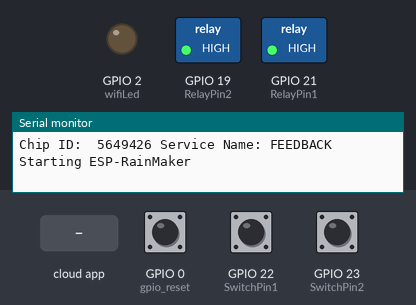
Bench run of a sketch on a simulated ESP32. On the bench: switched loads named in the sketch (green lamp = pin HIGH), output pins drawn as LEDs (lit = HIGH), the last lines printed to the serial monitor. The test bench sets the inputs (shaded band); at power-on: GPIO 0 (gpio_reset) HIGH, GPIO 22 (SwitchPin1) HIGH, GPIO 23 (SwitchPin2) HIGH. WiFi joins after 1.5 s; servers stay silent unless stated.

Above: at 1.2 s.
1.3 s: the phone or cloud app sets Relay1 to 0
At 2.7 s:
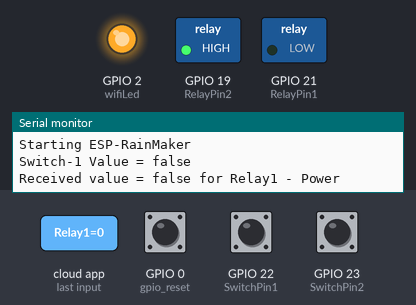
3.0 s: the phone or cloud app sets Relay2 to 1
At 4.2 s:
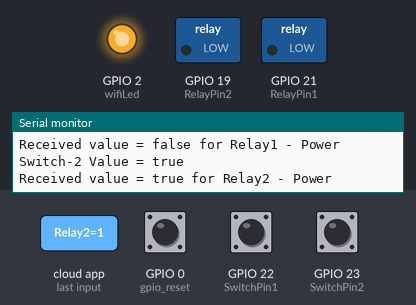
4.5 s: the phone or cloud app sets Relay1 to 1
At 5.4 s:
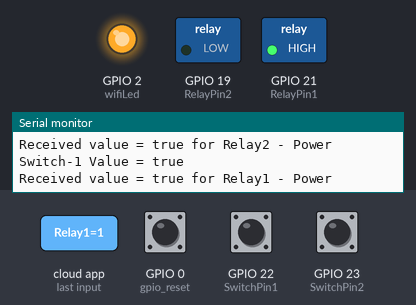
6.0 s: the phone or cloud app sets Relay2 to 0
At 6.7 s:
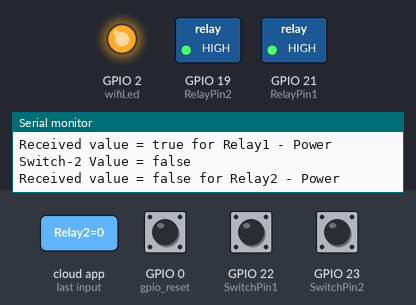
Timing chart, 0 to 9.0 s (numbered marks = the images above; inputs shaded):
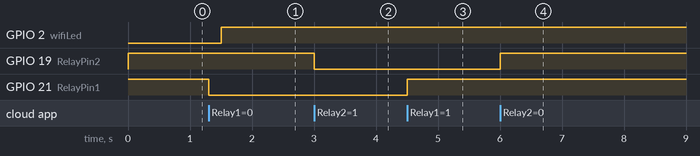

The sketch:

Feedback_2_channel.ino
```cpp
#include "RMaker.h"
#include "WiFi.h"
#include "WiFiProv.h"
#include <AceButton.h>

const char *service_name = "FEEDBACK";
const char *pop = "123456";

// define the Device Names
char deviceName_1[] = "Relay1";
char deviceName_2[] = "Relay2";

// define the GPIO connected with Relays and switches
static uint8_t RelayPin1 = 21;  //D21
static uint8_t SwitchPin1 = 22;  //D22

static uint8_t RelayPin2 = 19;  //D19
static uint8_t SwitchPin2 = 23;  //D23

static uint8_t wifiLed    = 2;   //D2
static uint8_t gpio_reset = 0;

/* Variable for reading pin status*/
bool toggleState_1 = HIGH; //Define integer to remember the toggle state for relay 1
bool toggleState_2 = HIGH; //Define integer to remember the toggle state for relay 2

// Relay State
bool switch_state_ch1 = HIGH; //control status of widget
bool switch_state_ch2 = HIGH; //control status of widget

using namespace ace_button;

//The framework provides some standard device types like switch, lightbulb, fan, temperature sensor.
static Switch my_switch1(deviceName_1, &RelayPin1);
static Switch my_switch2(deviceName_2, &RelayPin2);

ButtonConfig config1;
AceButton button1(&config1);
ButtonConfig config2;
AceButton button2(&config2);

void button1Handler(AceButton* button, uint8_t eventType, uint8_t buttonState) {
  Serial.println("EVENT1");
  switch (eventType) {
    case AceButton::kEventPressed:
      Serial.println("kEventPressed");
      switch_state_ch1 = true;
      my_switch1.updateAndReportParam(ESP_RMAKER_DEF_POWER_NAME, switch_state_ch1);
      break;
    case AceButton::kEventReleased:
      Serial.println("kEventReleased");
      switch_state_ch1 = false;
      my_switch1.updateAndReportParam(ESP_RMAKER_DEF_POWER_NAME, switch_state_ch1);
      break;
    }
}

void button2Handler(AceButton* button, uint8_t eventType, uint8_t buttonState) {
  Serial.println("EVENT2");
  switch (eventType) {
    case AceButton::kEventPressed:
      Serial.println("kEventPressed");
      switch_state_ch2 = true;
      my_switch2.updateAndReportParam(ESP_RMAKER_DEF_POWER_NAME, switch_state_ch2);
      break;
    case AceButton::kEventReleased:
      Serial.println("kEventReleased");
      switch_state_ch2 = false;
      my_switch2.updateAndReportParam(ESP_RMAKER_DEF_POWER_NAME, switch_state_ch2);
      break;
    }
}

void sysProvEvent(arduino_event_t *sys_event)
{
    switch (sys_event->event_id) {
        case ARDUINO_EVENT_PROV_START:
#if CONFIG_IDF_TARGET_ESP32
        Serial.printf("\nProvisioning Started with name \"%s\" and PoP \"%s\" on BLE\n", service_name, pop);
        printQR(service_name, pop, "ble");
#else
        Serial.printf("\nProvisioning Started with name \"%s\" and PoP \"%s\" on SoftAP\n", service_name, pop);
        printQR(service_name, pop, "softap");
#endif
        break;
        case ARDUINO_EVENT_WIFI_STA_CONNECTED:
        Serial.printf("\nConnected to Wi-Fi!\n");
        digitalWrite(wifiLed, true);
        break;
    }
}

void write_callback(Device *device, Param *param, const param_val_t val, void *priv_data, write_ctx_t *ctx)
{
    const char *device_name = device->getDeviceName();
    const char *param_name = param->getParamName();

    // EVENTS FOR SWITCH 1
    if(strcmp(device_name, deviceName_1) == 0) {

      Serial.printf("Switch-1 Value = %s\n", val.val.b? "true" : "false");

      if(strcmp(param_name, "Power") == 0) {
         Serial.printf("Received value = %s for %s - %s\n", val.val.b? "true" : "false", device_name, param_name);
         bool widget_val_1 = val.val.b;
         if(widget_val_1 == true || widget_val_1 == false){
          toggleState_1 = !toggleState_1;
          digitalWrite(RelayPin1, toggleState_1);
          param->updateAndReport(val);
         }
       }
     }
    // EVENTS FOR SWITCH 2
    else if(strcmp(device_name, deviceName_2) == 0) {

      Serial.printf("Switch-2 Value = %s\n", val.val.b? "true" : "false");

      if(strcmp(param_name, "Power") == 0) {
         Serial.printf("Received value = %s for %s - %s\n", val.val.b? "true" : "false", device_name, param_name);
         bool widget_val_2 = val.val.b;
         if(widget_val_2 == true || widget_val_2 == false){
          toggleState_2 = !toggleState_2;
          digitalWrite(RelayPin2, toggleState_2);
          param->updateAndReport(val);
         }
       }
     }

}


void setup()
{
  uint32_t chipId = 0;

  Serial.begin(115200);

  // Set the Relays GPIOs as output mode
  pinMode(RelayPin1, OUTPUT);
  pinMode(RelayPin2, OUTPUT);
  pinMode(wifiLed, OUTPUT);

  // Configure the input GPIOs
  pinMode(SwitchPin1, INPUT_PULLUP);
  pinMode(SwitchPin2, INPUT_PULLUP);
  pinMode(gpio_reset, INPUT);

  // Switch off relay's by default
  digitalWrite(RelayPin1, HIGH);
  digitalWrite(RelayPin2, HIGH);

  config1.setEventHandler(button1Handler);
  config2.setEventHandler(button2Handler);

  button1.init(SwitchPin1);
  button2.init(SwitchPin2);

  //------------------------------------------- Declaring Node -----------------------------------------------------//
  Node my_node;
  my_node = RMaker.initNode("Dual Device");

  //Standard switch device
  my_switch1.addCb(write_callback);
  my_switch2.addCb(write_callback);

  //Add switch device to the node
  my_node.addDevice(my_switch1);
  my_node.addDevice(my_switch2);

  //This is optional
  RMaker.enableOTA(OTA_USING_PARAMS);
  //If you want to enable scheduling, set time zone for your region using setTimeZone().
  //The list of available values are provided here https://rainmaker.espressif.com/docs/time-service.html
  // RMaker.setTimeZone("Asia/Shanghai");
  // Alternatively, enable the Timezone service and let the phone apps set the appropriate timezone
  RMaker.enableTZService();
  RMaker.enableSchedule();

  //Service Name
  for(int i=0; i<17; i=i+8) {
      chipId |= ((ESP.getEfuseMac() >> (40 - i)) & 0xff) << i;
  }

  Serial.printf("\nChip ID:  %d Service Name: %s\n", chipId, service_name);

  Serial.printf("\nStarting ESP-RainMaker\n");
  RMaker.start();

  WiFi.onEvent(sysProvEvent);
#if CONFIG_IDF_TARGET_ESP32
    WiFiProv.beginProvision(WIFI_PROV_SCHEME_BLE, WIFI_PROV_SCHEME_HANDLER_FREE_BTDM, WIFI_PROV_SECURITY_1, pop, service_name);
#else
    WiFiProv.beginProvision(WIFI_PROV_SCHEME_SOFTAP, WIFI_PROV_SCHEME_HANDLER_NONE, WIFI_PROV_SECURITY_1, pop, service_name);
#endif

    //getRelayState(); // Get the last state of Relays
    my_switch1.updateAndReportParam(ESP_RMAKER_DEF_POWER_NAME, false);
    my_switch2.updateAndReportParam(ESP_RMAKER_DEF_POWER_NAME, false);
}

void loop()
{
    button1.check();
    button2.check();

    // Read GPIO0 (external button to reset device
    if(digitalRead(gpio_reset) == LOW) { //Push button pressed
        Serial.printf("Reset Button Pressed!\n");
        // Key debounce handling
        delay(100);
        int startTime = millis();
        while(digitalRead(gpio_reset) == LOW) delay(50);
        int endTime = millis();

        if ((endTime - startTime) > 10000) {
          // If key pressed for more than 10secs, reset all
          Serial.printf("Reset to factory.\n");
          RMakerFactoryReset(2);
        } else if ((endTime - startTime) > 3000) {
          Serial.printf("Reset Wi-Fi.\n");
          // If key pressed for more than 3secs, but less than 10, reset Wi-Fi
          RMakerWiFiReset(2);
        }
    }
    delay(100);

    if (WiFi.status() != WL_CONNECTED)
    {
      //Serial.println("WiFi Not Connected");
      digitalWrite(wifiLed, LOW);
    }
    else
    {
      //Serial.println("WiFi Connected");
      digitalWrite(wifiLed, HIGH);
    }

}
```

Measured:
- after the input at 1.3 s, GPIO 21 (RelayPin1): HIGH → LOW at once
- after the input at 3.0 s, GPIO 19 (RelayPin2): HIGH → LOW at once
- after the input at 4.5 s, GPIO 21 (RelayPin1): LOW → HIGH at once
- after the input at 6.0 s, GPIO 19 (RelayPin2): LOW → HIGH at once
